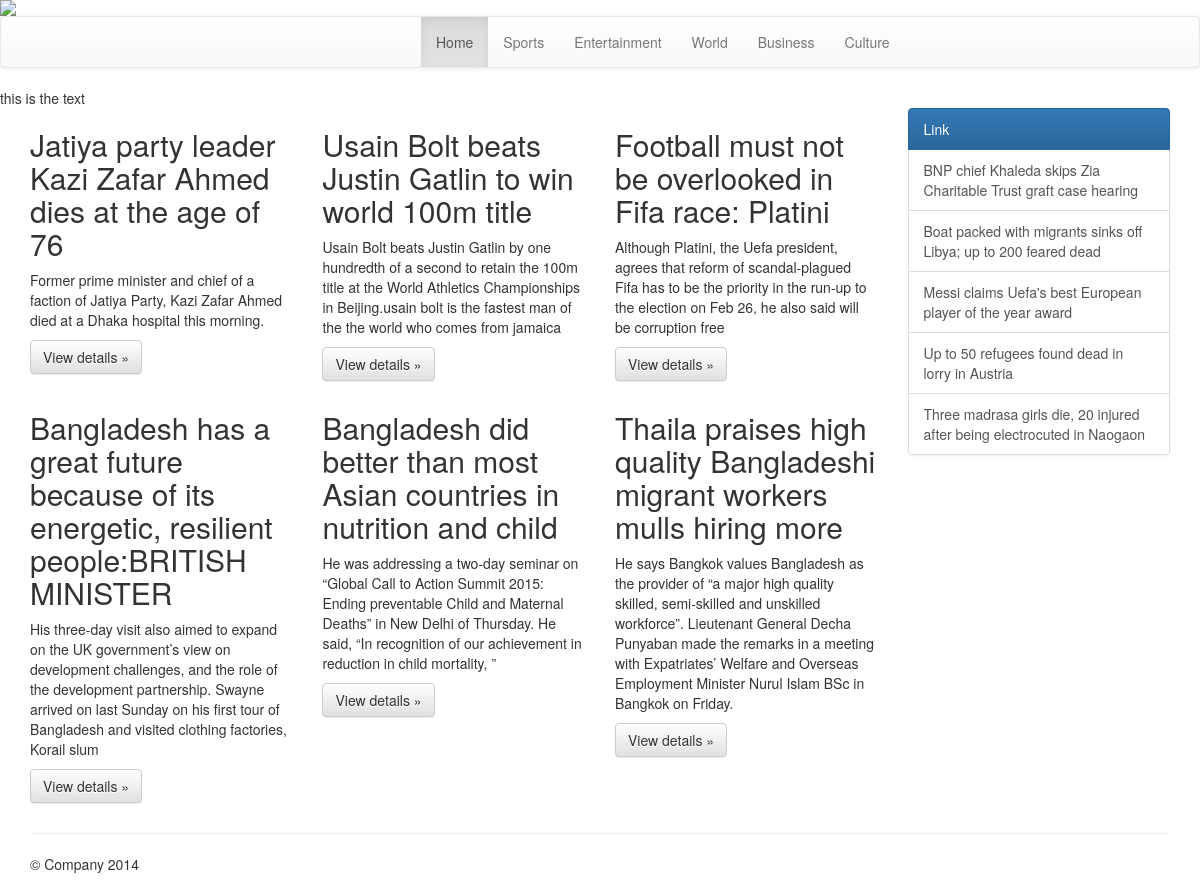
Screenshot of /Newsportal/admin/Home.php with the database file from the repository.
### tables this page shows
CREATE TABLE IF NOT EXISTS `homepage` (
  `RowId` int(250) NOT NULL,
  `title` varchar(250) NOT NULL,
  `breaking` varchar(250) NOT NULL,
  `header1` varchar(200) NOT NULL,
  `body1` varchar(250) NOT NULL,
  `header2` varchar(200) NOT NULL,
  `body2` varchar(250) NOT NULL,
  `header3` varchar(250) NOT NULL,
  `body3` varchar(250) NOT NULL,
  `header4` varchar(250) NOT NULL,
  `body4` varchar(250) NOT NULL,
  `header5` varchar(250) NOT NULL,
  `body5` varchar(250) NOT NULL,
  `header6` varchar(250) NOT NULL,
  `header8` varchar(250) NOT NULL,
  `header9` varchar(250) NOT NULL,
  `header10` varchar(250) NOT NULL,
  `header11` varchar(200) NOT NULL,
  `header12` varchar(200) NOT NULL,
  `header13` varchar(250) NOT NULL,
  `body13` longtext NOT NULL,
  `header14` varchar(250) NOT NULL,
  `header15` varchar(250) NOT NULL
);

### Newsportal/admin/Databaseconn.php (called while the page is built, shortened)
<?php
$dbc = mysqli_connect('localhost', 'Maharuj', 'zRjbJRamf6WUmZZD', 'news') OR  die('Error: '. mysqli_connect_error());
include ('data.php');
if(isset($_GET['page']))
{
    $pageid = $_GET['page'];
}
else
{
    $pageid=1;
}
$page = data_page($dbc,$pageid);
?>

### Newsportal/admin/data.php (called while the page is built, shortened)
<?php
function data_page($dbc,$id)
{
    $q="SELECT * FROM homepage  WHERE RowId= $id";
$r=  mysqli_query($dbc,$q);
$data = mysqli_fetch_assoc($r);
return $data;
}
?>

### Newsportal/admin/Home.php (the view, shortened to what this page needs)
<?php
include('Databaseconn.php');
?>
<html>
    <head>
         <?php include('Bootstarp.php'); ?>
    </head>
    <body>
         <img src="Observer.jpg">
        <nav class="navbar navbar-default" role="navigation">
        <ul class="nav navbar-nav">
            <li><a href="#"></a></li>
            <li><a href="#"></a></li>
            <li><a href="#"></a></li>
             <li><a href="#"></a></li>
            <li><a href="#"></a></li>
            <li><a href="#"></a></li>
            <li><a href="#"></a></li>
            <li><a href="#"></a></li>
            <li><a href="#"></a></li>
            <li><a href="#"></a></li>
            <li><a href="#"></a></li>
            <li><a href="#"></a></li>
            <li><a href="#"></a></li>
            <li><a href="#"></a></li>
            <li <?php if($pageid ==1) {echo 'class="active"';} ?>><a href="home.php?page=1">Home</a></li>
            <li <?php if($sports_pageid==1)?>><a href="Sports.php?page=1">Sports</a></li>
            <li <?php if($entertainment_pageid==1) ?>><a href="entertainment.php?page=1">Entertainment </a></li>
            <li <?php if($world_pageid==1) ?>><a href="world.php?page=1">World</a></li>
            <li><a href="#">Business</a></li>
            <li><a href="#">Culture</a></li>
         </ul>
            </nav>
    <marquee  height="6%" width="100%" bgcolor="yellow" font-size="25px" onmousedown="this.stop()" onmouseup="this.start()" >this is the text</marquee>
<div class="container">
      <div class="row row-offcanvas row-offcanvas-right">
        <div class="col-xs-12 col-sm-9">
          <div class="row">
            <div class="col-xs-6 col-lg-4">
              <h2><?php echo $page['header1']; ?></h2>
              <p> <?php echo $page['body1']; ?></p>
              <p<?php if($pageid_n==1) ?>><a class="btn btn-default" href="Newsshow.php?page_n=1"  role="button">View details &raquo;</a></p>
            </div>
            <div class="col-xs-6 col-lg-4">
              <h2><?php echo $page['header2']; ?></h2>
              <p><?php echo $page['body2']; ?> </p>
              <p <?php if($pageid_n==2)?>><a class="btn btn-default" href="Newsshow.php?page_n=2" role="button">View details &raquo;</a></p>
            </div>
            <div class="col-xs-6 col-lg-4">
              <h2><?php echo $page['header3']; ?></h2>
              <p><?php echo $page['body3']; ?> </p>
              <p><a class="btn btn-default" href="#" role="button">View details &raquo;</a></p>
            </div>
            <div class="col-xs-6 col-lg-4">
              <h2><?php echo $page['header5']; ?></h2>
              <p><?php echo $page['body5']; ?> </p>
              <p <?php if($pageid_n==27)?>><a class="btn btn-default" href="Newsshow.php?page_n=27" role="button">View details &raquo;</a></p>
            </div>
            <div class="col-xs-6 col-lg-4">
              <h2><?php echo $page['header4']; ?></h2>
              <p><?php echo $page['body4']; ?> </p>
             <p <?php if($pageid_n==28)?>><a class="btn btn-default" href="Newsshow.php?page_n=28" role="button">View details &raquo;</a></p>
            </div>
            <div class="col-xs-6 col-lg-4">
              <h2><?php echo $page['header13']; ?></h2>
              <p><?php echo $page['body13']; ?> </p>
              <p <?php if($pageid_n==29)?>><a class="btn btn-default" href="Newsshow.php?page_n=29" role="button">View details &raquo;</a></p>
            </div>
          </div>
        </div>
        <div class="col-xs-6 col-sm-3 sidebar-offcanvas" id="sidebar">
          <div class="list-group">
            <a href="#" class="list-group-item active">Link</a>
            <a<?php if($pageid_n==4)?> href="Newsshow.php?page_n=4" class="list-group-item"><?php echo $page['header8']; ?></a>
            <a <?php if($pageid_n==5)?> href="Newsshow.php?page_n=5" class="list-group-item"><?php echo $page['header9']; ?></a>
            <a <?php if($pageid_n==16)?> href="Newsshow.php?page_n=16" class="list-group-item"><?php echo $page['header10']; ?></a>
            <a <?php if($pageid_n==17)?> href="Newsshow.php?page_n=17" class="list-group-item"><?php echo $page['header11']; ?></a>
            <a <?php if($pageid_n==18)?> href="Newsshow.php?page_n=18" class="list-group-item"><?php echo $page['header12']; ?></a>
          </div>
        </div>
      </div>
      <hr>
      <footer>
        <p>&copy; Company 2014</p>
      </footer>
    </div>
    </body>
</html>

### rows the page displays
homepage: header1 "Jatiya party leader Kazi Zafar Ahmed dies at the age of 76", body1 "Former prime minister and chief of a faction of Jatiya Party, Kazi Zafar Ahmed died at a Dhaka hospital this morning.", header2 "Usain Bolt beats Justin Gatlin to win world 100m title", body2 "Usain Bolt beats Justin Gatlin by one hundredth of a second to retain the 100m title at the World Athletics Championships in Beijing.usain bolt is the fastest man of the the world who comes from jamaica", header3 "Football must not be overlooked in Fifa race: Platini", body3 "Although Platini, the Uefa president, agrees that reform of scandal-plagued Fifa has to be the priority in the run-up to the election on Feb 26, he also said will be corruption free", header5 "Bangladesh has a great future because of its energetic, resilient people:BRITISH MINISTER", body5 "His three-day visit also aimed to expand on the UK government’s view on development challenges, and the role of the development partnership. Swayne arrived on last Sunday on his first tour of Bangladesh and visited clothing factories, Korail slum", header4 "Bangladesh did better than most Asian countries in nutrition and child", body4 "He was addressing a two-day seminar on “Global Call to Action Summit 2015: Ending preventable Child and Maternal Deaths” in New Delhi of Thursday. He said, “In recognition of our achievement in reduction in child mortality, ”", header13 "Thaila praises high quality Bangladeshi migrant workers mulls hiring more", body13 "He says Bangkok values Bangladesh as the provider of “a major high quality skilled, semi-skilled and unskilled workforce”. Lieutenant General Decha Punyaban made the remarks in a meeting with Expatriates’ Welfare and Overseas Employment Minister Nurul Islam BSc in Bangkok on Friday.", header8 "BNP chief Khaleda skips Zia Charitable Trust graft case hearing", header9 "Boat packed with migrants sinks off Libya; up to 200 feared dead", header10 "Messi claims Uefa's best European player of the year award", header11 "Up to 50 refugees found dead in lorry in Austria", header12 "Three madrasa girls die, 20 injured after being electrocuted in Naogaon"
